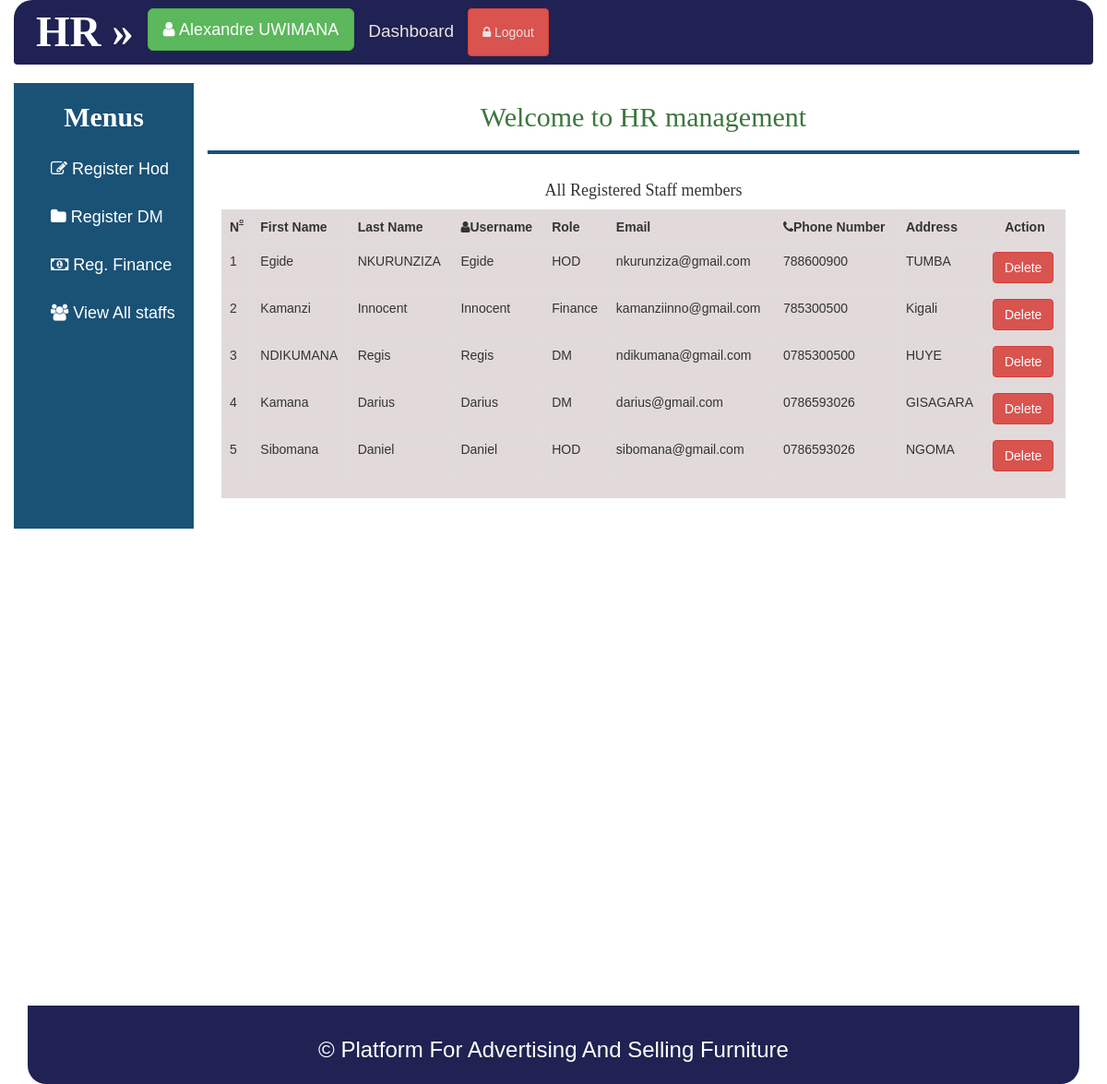
Page /staff/home_hr.php?viewstaffs (signed in) on the committed database.
### tables this page shows
CREATE TABLE `staffmembers` (
  `stf_id` int(10) NOT NULL,
  `stf_firstname` varchar(90) NOT NULL,
  `stf_lastname` varchar(90) NOT NULL,
  `stf_username` varchar(90) NOT NULL,
  `stf_userrole` varchar(90) NOT NULL,
  `stf_email` varchar(100) NOT NULL,
  `stf_telephone` varchar(20) NOT NULL,
  `stf_password` varchar(40) NOT NULL,
  `stf_address` varchar(90) NOT NULL,
  `stf_status` tinyint(10) NOT NULL
);

### connect/pdoquery.php (called while the page is built, shortened)
<?php
include('pdoconnect.php');
class FurnitureQuery
{
	public $con;
	function __construct()
	{
		$k = new Connection;
		$this->con = $k->connect();
	}
	public function viewStaffMembers() {
		$sql = "SELECT * FROM staffmembers ";
		$query = $this->con->prepare($sql);
		$query->execute();
		return $query;
	}
}
?>

### connect/pdoconnect.php (called while the page is built, shortened)
<?php
class Connection{
	public $host="localhost";
	protected $db= "furniture";
	private   $user="root";
	private   $pass="";
	public function connect(){
		try{
		$dsn= "mysql:host=$this->host; dbname=$this->db";
		$this->con = new PDO($dsn, $this->user, $this->pass );
		return $this->con;
	}catch(PDOException $err ){
		echo "ERROR OCCURED".$err->getMessage();
	}
  }
}

### staff/home_hr.php (the view, shortened to what this page needs)
<?php
include '../layout/header_hr.php';
?>
  <div class="container"  id="contentContainer-fluid" style="height: auto!important;">
    <div class="row prod" id="content-data" style="font-family: verdana!important; height: 1000px!important;">
      <div class="col-md-2 left-data-link" style="height: auto!important; background-color: #1a5276!important; padding: 0px!important; margin: 0px!important; color: #FFF!important;">
        <?php  include '../layout/navigation.php';  ?>
      </div>
      <div class="col-md-10">
        <h2 class="text-center text-success">Welcome to HR management</h2><hr style="border: 2px solid #1a5276!important;">
    <?php
    if(!isset($_GET['viewstaffs']) && !isset($_GET['regstaff'])) { ?>
    <div id="section-3">
      <div class="row">
        <div class="col-xl-6 col-lg-6 mb-5 text-center m-4">
          <div class="card text-white bg-primary o-hidden h-100">
            <div class="card-body">
              <div class="card-body-icon">
                <i class="fa fa-users fa-5x text-center p-5"></i>
              </div>
              <h3 class="ml-5">System users&nbsp;<button class="btn btn-lg btn-warning text-danger" disabled><?php echo $obj->countAllStaffmembers(); ?></button></h3>
            </div>
            <p class="card-footer text-white clearfix small z-1">
              <span class="float-left">This section describes all users who are this system made for.</span>
              <span class="float-right">
                <i class="fa fa-angle-right"></i>
              </span>
            </p>
          </div>
        </div>
        <div class="col-xl-6 col-lg-6 mb-5 text-center m-4">
          <div class="card text-white bg-primary o-hidden h-100">
            <div class="card-body">
              <div class="card-body-icon">
                <i class="fa fa-users fa-5x text-center p-5"></i>
              </div>
              <h3 class="ml-5">Registered HODs&nbsp;<button class="btn btn-lg btn-warning text-danger" disabled><?php echo $obj->countHODs(); ?></button></h3>
            </div>
            <p class="card-footer text-white clearfix small z-1">
              <span class="float-left">This section shows the total number of all registered HoDs</span>
              <span class="float-right">
                <i class="fa fa-angle-right"></i>
              </span>
            </p>
          </div>
        </div>
        <div class="col-xl-6 col-lg-6 mb-5 text-center m-4">
          <div class="card text-white bg-success o-hidden h-100">
            <div class="card-body">
              <div class="card-body-icon">
                <i class="fa fa-th fa-5x text-center p-5"></i>
              </div>
              <h3 class="ml-5">Director Manager&nbsp;<button class="btn btn-lg btn-warning text-danger" disabled><?php echo $obj->countHODs(); ?></button></h3>
            </div>
            <p class="card-footer text-white clearfix small z-1">
              <span class="float-left">This section shows the total number of all registered DMs</span>
              <span class="float-right">
                <i class="fa fa-angle-right"></i>
              </span>
            </p>
          </div>
        </div>
        <div class="col-xl-6 col-lg-6 mb-5 text-center m-4">
          <div class="card text-white bg-success o-hidden h-100">
            <div class="card-body">
              <div class="card-body-icon">
                <i class="fa fa-th fa-5x text-center p-5"></i>
              </div>
              <h3 class="ml-5">Finance users&nbsp;<button class="btn btn-lg btn-warning text-danger" disabled><?php echo $obj->countFinances(); ?></button></h3>
            </div>
            <p class="card-footer text-white clearfix small z-1">
              <span class="float-left">This section shows the total number of all registered Finance</span>
              <span class="float-right">
                <i class="fa fa-angle-right"></i>
              </span>
            </p>
          </div>
        </div>
    <?php } else if(isset($_GET['viewstaffs'])) { ?>
    <div class="col-md-12">
     	<h4 class="text-center head-content">All Registered Staff members</h4>
        <div class="table-responsive">
        <table class="table table-bordered table-hover" style="font-size: 14px!important; ">
            <tr>
              <th>N<sup><sup><u>o</u></sup></sup></th>
              <th>First Name</th>
              <th>Last Name</th>
              <th><i class="fa fa-user"></i>Username</th>
              <th>Role</th>
              <th>Email</th>
              <th><i class="fa fa-phone"></i>Phone Number</th>
              <th>Address</th>
              <th colspan="1" class="text-center">Action</th>
            </tr>
            <?php
              $no=1;
              $stmt= $obj->viewStaffMembers();
              while($row= $stmt->FETCH(PDO::FETCH_ASSOC)) {
            ?>
            <tr>
              <td><?php echo $no; ?></td>
              <td><?php echo $row['stf_firstname'];?></td>
              <td><?php echo $row['stf_lastname'];?></td>
              <td><?php echo $row['stf_username'];?></td>
              <td><?php echo $row['stf_userrole'];?></td>
              <td><?php echo $row['stf_email'];?></td>
              <td><?php echo $row['stf_telephone'];?></td>
              <td><?php echo $row['stf_address'];?></td>
              <td><a onclick="return confirm('Are u sure you want to delete this member?')" href="?deleteStaff=<?php echo $row['stf_id'];?>" class="btn btn-danger">Delete</a></td>
            </tr>
        	<?php $no++; } ?>
        </table>
    	</div>
    <?php } ?>
    </div>
</div>
</div>
        <?php include '../layout/staff_footer.php';  ?>

### css/1.css (style rules this page uses)
.table-responsive { background-color: #e2dada;; font-size: 18px; font-family: arial; border: 2px; }

### css/2.css (style rules this page uses)
.left-data-link { background-color: #fbf6f6; height: inherit; }
#content-data { min-height: 600px; }

### rows in the picture
staffmembers: stf_firstname "Egide", stf_lastname "NKURUNZIZA", stf_username "Egide", stf_userrole "HOD", stf_email "nkurunziza@gmail.com", stf_telephone "788600900", stf_address "TUMBA"
staffmembers: stf_firstname "Kamanzi", stf_lastname "Innocent", stf_username "Innocent", stf_userrole "Finance", stf_email "kamanziinno@gmail.com", stf_telephone "785300500", stf_address "Kigali"
staffmembers: stf_firstname "NDIKUMANA", stf_lastname "Regis", stf_username "Regis", stf_userrole "DM", stf_email "ndikumana@gmail.com", stf_telephone "0785300500", stf_address "HUYE"
staffmembers: stf_firstname "Kamana", stf_lastname "Darius", stf_username "Darius", stf_userrole "DM", stf_email "darius@gmail.com", stf_telephone "0786593026", stf_address "GISAGARA"
staffmembers: stf_firstname "Sibomana", stf_lastname "Daniel", stf_username "Daniel", stf_userrole "HOD", stf_email "sibomana@gmail.com", stf_telephone "0786593026", stf_address "NGOMA"

### other values in the picture
$_SESSION['stuser'] "Alexandre UWIMANA"
